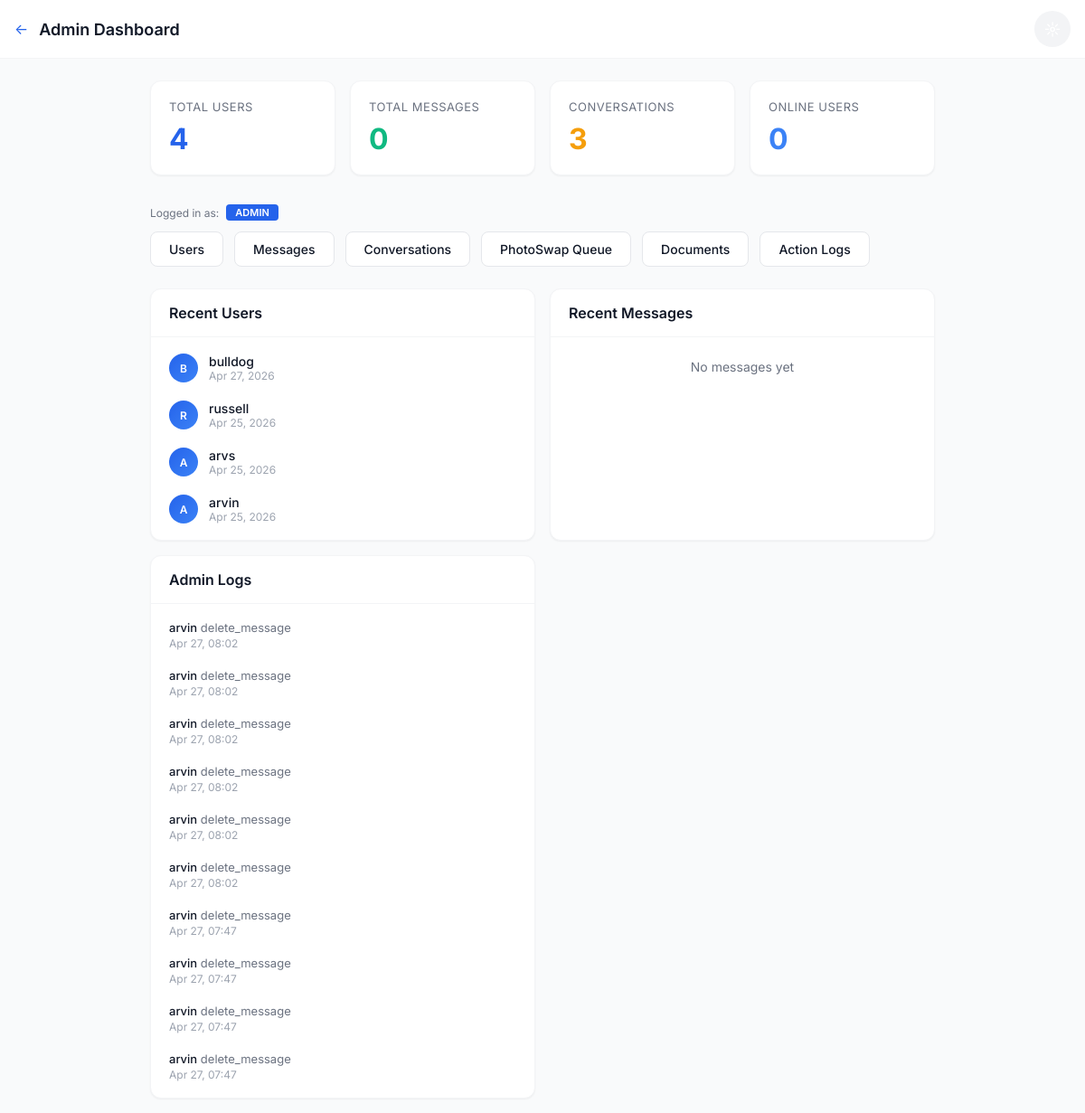
The app's page /chat/admin/dashboard/ (signed in), older data.
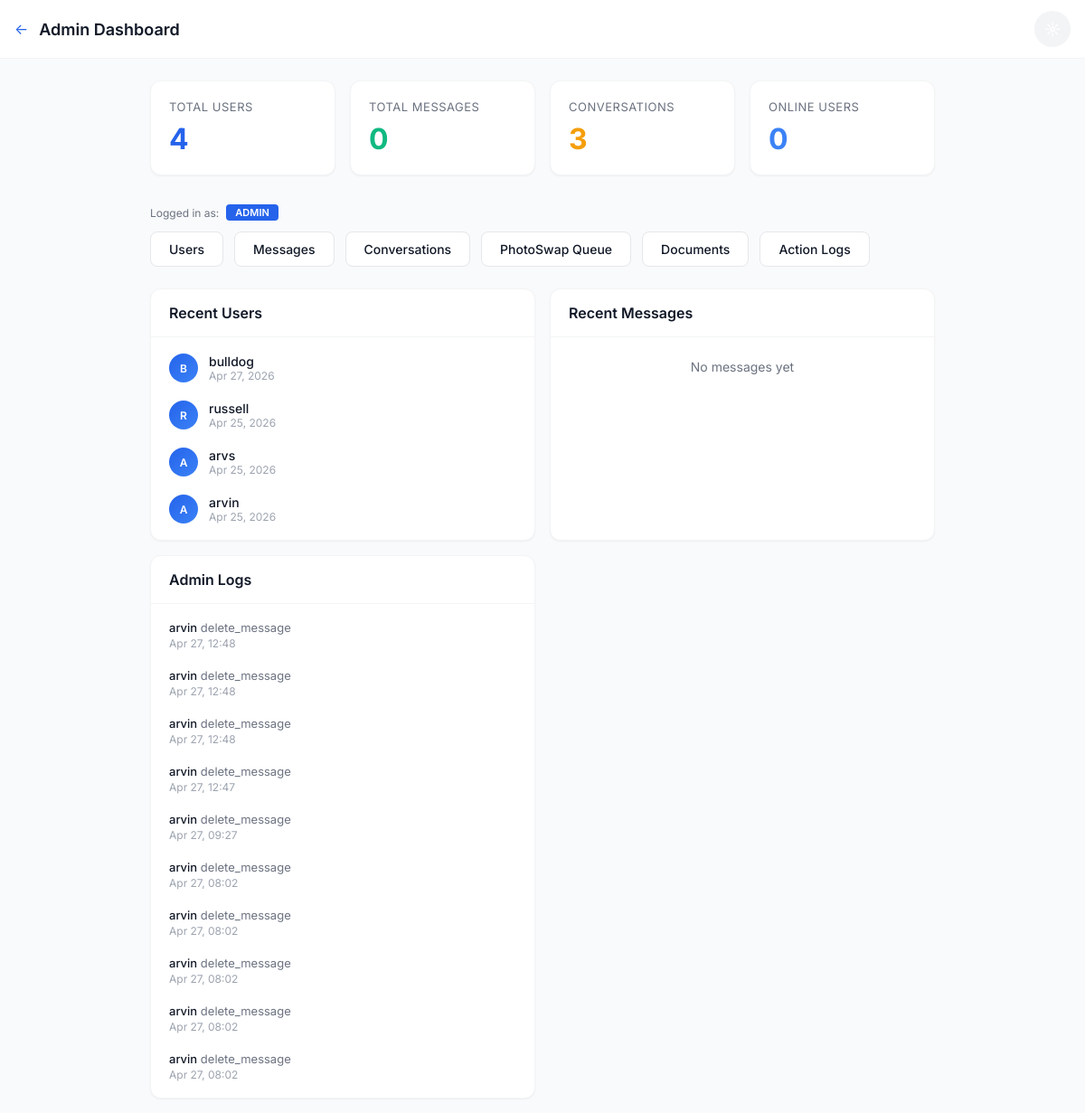
The same page, newer data.
### chat/models.py (models this page shows, shortened)
class AdminLog(models.Model):
    ACTION_TYPES = [
        ('delete_user', 'Delete User'),
        ('delete_message', 'Delete Message'),
        ('delete_conversation', 'Delete Conversation'),
        ('ban_user', 'Ban User'),
        ('unban_user', 'Unban User'),
    ]
    id = models.UUIDField(primary_key=True, default=uuid.uuid4, editable=False)
    admin_user = models.ForeignKey(User, on_delete=models.CASCADE, related_name='admin_actions')
    action_type = models.CharField(max_length=20, choices=ACTION_TYPES)
    target_user = models.ForeignKey(User, on_delete=models.CASCADE, null=True, blank=True, related_name='+')
    details = models.TextField(blank=True)
    ip_address = models.GenericIPAddressField(null=True, blank=True)
    created_at = models.DateTimeField(auto_now_add=True)
    class Meta:
        db_table = 'chat_admin_log'
        ordering = ['-created_at']

### chat/views_admin.py (the view)
# urls.py: path('admin/dashboard/', views_admin.admin_dashboard, name='admin_dashboard'),
@login_required
@user_passes_test(is_staff_or_admin, login_url='chat_list')
def admin_dashboard(request):
    stats = {
        'total_users': User.objects.count(),
        'total_messages': Message.objects.filter(is_deleted=False).count(),
        'total_conversations': Conversation.objects.count(),
        'online_users': UserProfile.objects.filter(is_online=True).count(),
    }
    last_7 = timezone.now() - timedelta(days=7)
    stats['messages_last_7'] = Message.objects.filter(created_at__gte=last_7, is_deleted=False).count()
    stats['new_users_7'] = User.objects.filter(date_joined__gte=last_7).count()
    recent_users = User.objects.order_by('-date_joined')[:10]
    recent_messages = Message.objects.filter(is_deleted=False).order_by('-created_at')[:20]
    recent_logs = AdminLog.objects.order_by('-created_at')[:10]
    return render(request, 'chat/admin/dashboard.html', {
        'stats': stats,
        'recent_users': recent_users,
        'recent_messages': recent_messages,
        'recent_logs': recent_logs,
        'is_admin': is_admin_only(request.user),
    })

### chat/views_admin.py (called while the page is built)
def is_staff_or_admin(user):
    if user.is_superuser:
        return True
    profile = getattr(user, 'profile', None)
    if profile and profile.role in ('staff', 'admin'):
        return True
    return user.is_staff

def is_admin_only(user):
    if user.is_superuser:
        return True
    profile = getattr(user, 'profile', None)
    if profile and profile.role == 'admin':
        return True
    return False

### chat/templates/chat/admin/dashboard.html (shortened to what the changed rows need)
{% extends 'chat/base.html' %}
{% block content %}
<div style="max-width: 1200px; margin: 0 auto;">
    <div class="app-bar">
        <div style="display: flex; align-items: center; gap: 12px;">
            <h1>Admin Dashboard</h1>
        </div>
    </div>
    <div class="container" style="padding-top: 24px;">
        <div style="display: grid; grid-template-columns: repeat(auto-fit, minmax(300px, 1fr)); gap: 16px;">
            <div class="card">
                <div style="padding: 8px;">
                    {% for user in recent_users %}
                    <div style="display: flex; align-items: center; gap: 12px; padding: 10px 12px; border-radius: var(--radius-sm);">
                        <div class="avatar avatar-sm">{{ user.username|first|upper }}</div>
                        <div style="flex: 1; min-width: 0;">
                            <div style="font-weight: 500; font-size: 14px;">{{ user.username }}</div>
                            <div style="font-size: 12px; color: var(--text-muted);">{{ user.date_joined|date:"M d, Y" }}</div>
                        </div>
                    </div>
                    {% empty %}
                    <div style="padding: 16px; text-align: center; color: var(--text-secondary); font-size: 14px;">No users yet</div>
                    {% endfor %}
                </div>
            </div>
            <div class="card">
                <div style="padding: 8px;">
                    {% for log in recent_logs %}
                    <div style="padding: 10px 12px; border-radius: var(--radius-sm); font-size: 13px;">
                        <span style="font-weight: 500;">{{ log.admin_user.username }}</span>
                        <span style="color: var(--text-secondary);">{{ log.action_type }}</span>
                        <div style="font-size: 12px; color: var(--text-muted); margin-top: 2px;">{{ log.created_at|date:"M d, H:i" }}</div>
                    </div>
                    {% empty %}
                    <div style="padding: 16px; text-align: center; color: var(--text-secondary); font-size: 14px;">No admin actions yet</div>
                    {% endfor %}
                </div>
            </div>
        </div>
    </div>
</div>
{% endblock %}

Row changes from the older to the newer data that the page shows:
no longer on this page (row unchanged): AdminLog: admin_user.username "arvin", action_type "delete_message", created_at "Apr 27, 08:02"
no longer on this page (row unchanged): AdminLog: admin_user.username "arvin", action_type "delete_message", created_at "Apr 27, 07:47"
no longer on this page (row unchanged): AdminLog: admin_user.username "arvin", action_type "delete_message", created_at "Apr 27, 07:47"
no longer on this page (row unchanged): AdminLog: admin_user.username "arvin", action_type "delete_message", created_at "Apr 27, 07:47"
no longer on this page (row unchanged): AdminLog: admin_user.username "arvin", action_type "delete_message", created_at "Apr 27, 07:47"
added AdminLog: admin_user.username "arvin", action_type "delete_message", created_at "Apr 27, 12:48"
added AdminLog: admin_user.username "arvin", action_type "delete_message", created_at "Apr 27, 12:48"
added AdminLog: admin_user.username "arvin", action_type "delete_message", created_at "Apr 27, 12:48"
added AdminLog: admin_user.username "arvin", action_type "delete_message", created_at "Apr 27, 12:47"
added AdminLog: admin_user.username "arvin", action_type "delete_message", created_at "Apr 27, 09:27"
